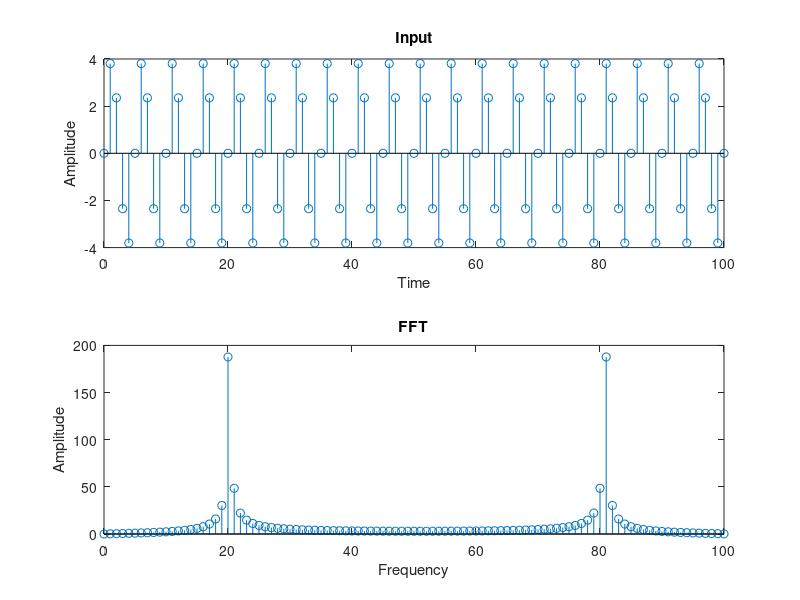

This figure's MATLAB source:

clc;
close all;
clear all;

%signal 1
t = 0 : 1 : 100 ; % Time Samples
f = 20; % Input Signal Frequency
fs = 100; % Sampling Frequency
x = 4*sin(2*pi*f/fs*t); % Generate Sine Wave

subplot(2,1,1);
stem(t,x); 
%plotting input sequence
ylabel('Amplitude');
xlabel('Time');
title('Input');


N = length(x); %finding the length of entered sequence for N point FFT
for k = 1:N %for every value of k
y(k) = 0; 
for n = 1:N %for every value of n
y(k) = y(k)+x(n)*exp(-1i*2*pi*(k-1)*(n-1)/N); 
%as per FFT formula 0 to n-1
end
end


magnitude = abs(y); % absolute values of individual FFT complex 

t = 0:N-1;
subplot(2,1,2);
stem(t,magnitude);
%plotting FFT sequence
ylabel('Amplitude');
xlabel('Frequency');
title('FFT');
